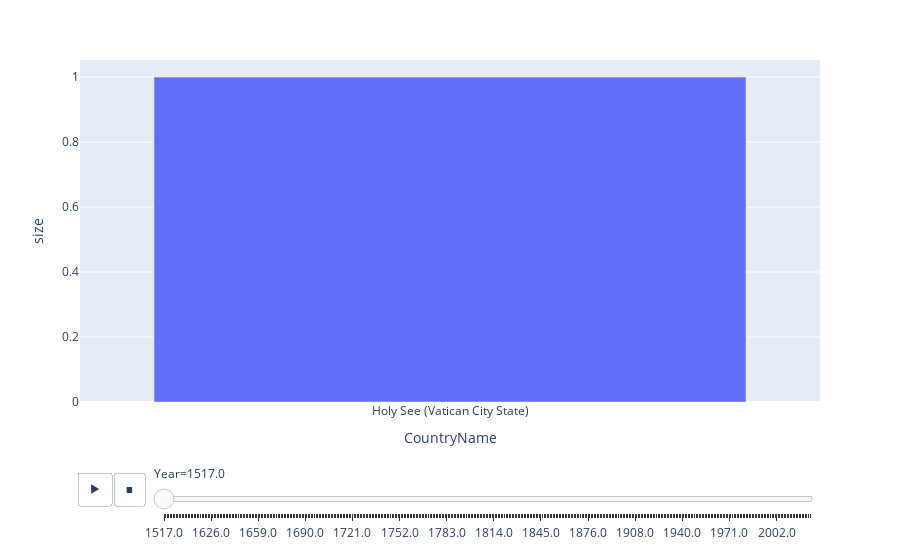

The cell this chart's notebook holds for it:
### Code cell
fig = px.bar(df_country_ct.sort_values('Year'), x="CountryName", y="size",
  animation_frame="Year")
fig.show()
